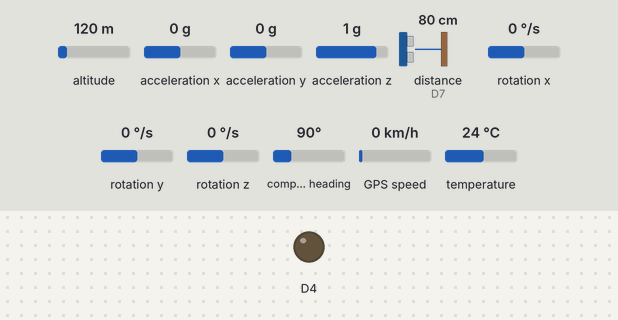
Simulated run of this sketch. Board: ESP8266 (NodeMCU). On the bench: output pins drawn as LEDs (lit = HIGH). Wiring (inferred from the names in the program): ultrasonic range finder: trigger D6; echo D7. Inputs (shaded band) come from the test bench; at power-on: altitude 120 m, acceleration x 0 g, acceleration y 0 g, acceleration z 1 g, distance to the obstacle (sensor on D7) 80 cm, rotation x 0 °/s, rotation y 0 °/s, rotation z 0 °/s, compass heading 90°, GPS speed 0 km/h, temperature 24 °C. The echo pulse lasts 58.3 µs per cm; WiFi joins after 1.5 s; servers stay silent unless stated; the GPS gets a fix after 3 s at 37.7749, -122.4194 with 8 satellites; pins used as bus, display or sensor lines are not drawn; what the sketch prints to the serial monitor is not drawn.

Above: at 0.1 s.
At 1.5 s:
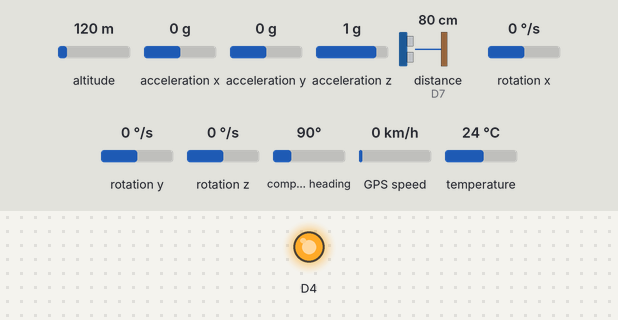
Timing chart, 0 to 3.0 s (numbered marks = the images above):
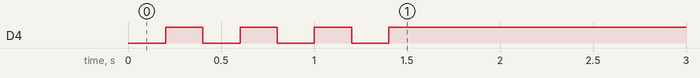

The sketch:

bike_safety.ino
```cpp
#include <Adafruit_MPU6050.h>
#include <Adafruit_Sensor.h>
#include <Wire.h>
#include <TinyGPS++.h>
#include "FirebaseESP8266.h"

Adafruit_MPU6050 mpu;
TinyGPSPlus gps;
FirebaseData firebaseData;
FirebaseJson json;

const int trigpin= D6;
const int echopin= D7;

long duration;
int distance,disLim=40;


#define FIREBASE_HOST "vachiclesafety-default-rtdb.firebaseio.com"
#define FIREBASE_AUTH "UNE2g5wOAmysdIXQWXXXH1nlGeSCSPq8djVgg7af"

#define WIFI_SSID "BikeSafety_IOT"
#define WIFI_PASSWORD "12345678"


double Lat=10,Lon=11,x,y,tem;


void writeDB(String field,String value){
 Firebase.setString(firebaseData, "/Data/"+field,value );

}


void setup(void) {

 pinMode(trigpin,OUTPUT);
  pinMode(echopin,INPUT);

  Serial.begin(9600);
  WiFi.begin(WIFI_SSID, WIFI_PASSWORD);
  Serial.print("Connecting to Wi-Fi");

  pinMode(D4,OUTPUT);
  while (WiFi.status() != WL_CONNECTED)
  {
    digitalWrite(D4,0);
    Serial.print(".");
    delay(200);
    digitalWrite(D4,1);
    Serial.print(".");
    delay(200);

  }

  Serial.println();
  Serial.print("Connected with IP: ");
  Serial.println(WiFi.localIP());
  Serial.println();

  Firebase.begin(FIREBASE_HOST, FIREBASE_AUTH);
  Firebase.reconnectWiFi(true);

  while (!Serial)
    delay(10);

  if (!mpu.begin()) {
    Serial.println("Failed to find MPU6050 chip");
    while (1) {
      delay(10);
    }
  }
  Serial.println("MPU6050 Found!");


  delay(100);
}

double xLimit=5.0,yLimit=5.0, tLimit=50.0;

void loop() {


  digitalWrite(trigpin,HIGH);
  delayMicroseconds(10);
  digitalWrite(trigpin,LOW);
  duration=pulseIn(echopin,HIGH);
  distance = duration*0.034/2;
  Serial.print(distance);


     while(Serial.available())
  {
    gps.encode(Serial.read());

  }
  if(gps.location.isUpdated())
  {

    Lat=gps.location.lat();
    Lon=gps.location.lng();
    Serial.print("GPS: "+String(gps.location.lat(),6));
    Serial.print("  ");
    Serial.print(String(gps.location.lng(),6)+"   ");

    writeDB("/Location/Lat",String(Lat,6));
    writeDB("/Location/Lon",String(Lon,6));

  }

   delay(250);


  sensors_event_t a, g, temp;
  mpu.getEvent(&a, &g, &temp);

  x=a.acceleration.y;
  y=a.acceleration.z;
  tem=temp.temperature;

  Serial.print("Acceleration: ");
  Serial.print(x);
  Serial.print("  ");
  Serial.print(y);


  Serial.print("  Temp: ");
  Serial.println(tem);

   writeDB("/X",String(x));
   writeDB("/Y",String(y));
   writeDB("/Temp",String(tem));
   writeDB("/Danger",String(xLimit<=x || yLimit<=y || tLimit<=tem || distance<disLim));


  delay(250);


}
```
